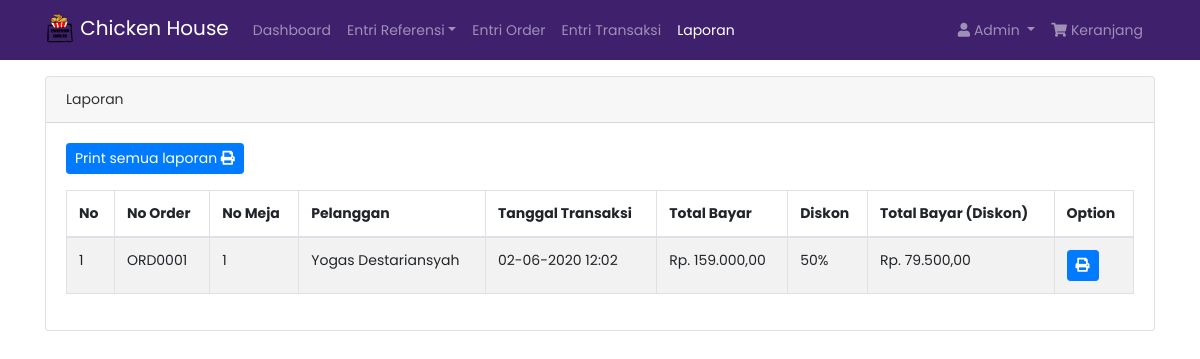
Screenshot of /dashboard/index.php?laporan (signed in) with the database file from the repository.
### tables this page shows
CREATE TABLE `tb_transaksi` (
  `id_transaksi` int(11) NOT NULL,
  `id_user` int(11) DEFAULT NULL,
  `id_order` varchar(50) NOT NULL,
  `tanggal_transaksi` int(11) NOT NULL,
  `aTanggal_transaksi` varchar(50) NOT NULL,
  `hartot_transaksi` int(11) NOT NULL,
  `diskon_transaksi` int(11) NOT NULL,
  `totbar_transaksi` int(11) NOT NULL,
  `uang_transaksi` int(11) NOT NULL,
  `kembalian_transaksi` int(11) NOT NULL
);

CREATE TABLE `tb_order` (
  `id_order` varchar(50) NOT NULL,
  `meja_order` int(11) NOT NULL,
  `tanggal_order` int(11) NOT NULL,
  `aTanggal_order` varchar(128) NOT NULL,
  `id_user` int(11) NOT NULL,
  `keterangan_order` text DEFAULT NULL,
  `status_order` varchar(20) NOT NULL
);

CREATE TABLE `tb_user` (
  `id_user` int(11) NOT NULL,
  `username` varchar(128) NOT NULL,
  `password` varchar(128) NOT NULL,
  `nama_user` varchar(128) NOT NULL,
  `id_level` int(1) NOT NULL
);

### dashboard/fungsi/rupiah.php (called while the page is built)
<?php
function rupiah($angka) {
	$hasil_rupiah = number_format($angka,2,',','.');
	return $hasil_rupiah;
}
?>

### dashboard/admin/laporan.php (the view, shortened to what this page needs)
<div class="container mt-3">
    <div class="card">
        <div class="card-header">
            Laporan
        </div>
        <div class="card-body">
            <a href="admin/semua_laporan.php" target="_blank" class="btn btn-primary btn-sm mb-3">Print semua laporan <i
                    class="fa fa-print"></i></a>
            <table class="table table-bordered table-hover table-striped" id="tabel">
                <thead>
                    <tr>
                        <th>No</th>
                        <th>No Order</th>
                        <th>No Meja</th>
                        <th>Pelanggan</th>
                        <th>Tanggal Transaksi</th>
                        <th>Total Bayar</th>
                        <th>Diskon</th>
                        <th>Total Bayar (Diskon)</th>
                        <th>Option</th>
                    </tr>
                </thead>
                <?php $i = 1;
                $transaksi = mysqli_query($kon, "SELECT * FROM tb_transaksi ORDER BY id_transaksi DESC");
                foreach ($transaksi as $row):
                    $user_query = mysqli_query($kon, "SELECT * FROM tb_user WHERE id_user = '$row[id_user]'");
                    $user = mysqli_fetch_assoc($user_query);
                    $order_query = mysqli_query($kon, "SELECT * FROM tb_order WHERE id_order = '$row[id_order]'");
                    $oq = mysqli_fetch_assoc($order_query);
                    ?>
                    <tbody>
                        <tr>
                            <td>
                                <?= $i++; ?>
                            </td>
                            <td>
                                <?= $row['id_order'] ?>
                            </td>
                            <td>
                                <?= $oq['meja_order'] ?>
                            </td>
                            <td>
                                <?= $user['nama_user'] ?>
                            </td>
                            <td>
                                <?= date('d-m-Y H:i', $oq['tanggal_order']) ?>
                            </td>
                            <td>Rp.
                                <?= rupiah($row['hartot_transaksi']) ?>
                            </td>
                            <td>
                                <?= $row['diskon_transaksi'] ?>%
                            </td>
                            <td>Rp.
                                <?= rupiah($row['totbar_transaksi']) ?>
                            </td>
                            <td>
                                <a href="admin/print_struk.php?id_order=<?= $row['id_order'] ?>" target="_blank"
                                    class="btn btn-primary text-white btn-sm text-small"><i class="fas fa-print"></i></a>
                            </td>
                        </tr>
                    <?php endforeach; ?>
                </tbody>
            </table>
        </div>
    </div>
</div>

### dashboard/assets/css/custom.css (style rules this page uses)
body { font-size: .875rem; font-family: 'Poppins', sans-serif; background-color: #fff; color: #333; }

### rows the page displays
tb_transaksi: id_order "ORD0001", id_order.meja_order "1", id_user.nama_user "Yogas Destariansyah", id_order.tanggal_order "02-06-2020 12:02", hartot_transaksi "159.000,00", diskon_transaksi "50", totbar_transaksi "79.500,00"

### other values shown
$_SESSION['level'] "Admin"
